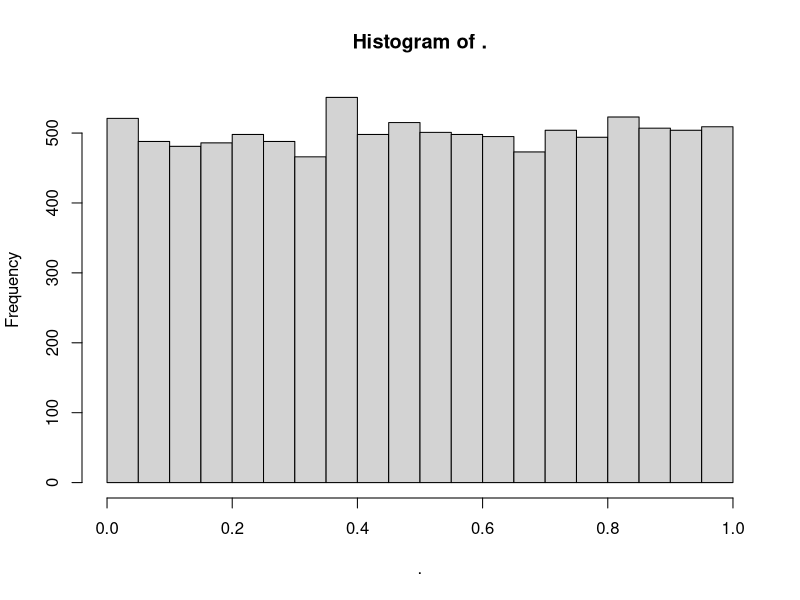

The R script that drew this image: (Note: this script raises an error after producing the figure.)
## ---- chunk 1
library(tidyverse)
library(viridis)
knitr::opts_chunk$set(
	echo = FALSE,
	warning = FALSE,
	message = FALSE,
	fig.width = 8, 
  fig.height = 6,
  out.width = "90%"
)
options(
  ggplot2.continuous.colour = "viridis",
  ggplot2.continuous.fill = "viridis"
)
scale_colour_discrete = scale_colour_viridis_d
scale_fill_discrete = scale_fill_viridis_d
theme_set(theme_minimal() + theme(legend.position = "bottom"))
## ---- chunk 2
set.seed(719)
data = runif(10000) %>% 
  tibble() %>% 
  rename("value" = ".")

data %>% 
  pull(value) %>% 
  hist(.)
## ---- chunk 3
p = c(0.017, 0.043, 0.1, 0.22, 0.41)
## ---- chunk 4
design3plus3 = function() {
  ntox = 0
  i = 1
  j = 1
  for (l in 1:2) {
    l = 1
    res = vector(mode = "list", length = 2)
    while (ntox < 3 && i %in% c(1:5) && j %in% 1:3333) {
      for (k in (3*(j-1)+1):(3*(j-1)+3)) {
        ntox = if_else(pull(data, value)[[k]] < p[[i]], (ntox + 1), ntox)
        res[[l]] = rbind(res, cbind(ntox, i, k))
      }
      if(ntox %in% c(1,2)) {
        for (k in (3*j+1):(3*j+3)) {
          ntox = if_else(pull(data, value)[[k]] < p[[i]], (ntox + 1), ntox)
          res[[l]] = rbind(res, cbind(ntox, i, k))
        }
        j = j + 1
      }
      ntox = 0
      i = i + 1
      j = j + 1
    }
    i = 1
    j = k/3
    ntox = 0
    l = l + 1
  }
  res = rbind(res)
  return(res)
}

design3plus3()
## ---- chunk 5
design3plus3()
## ---- chunk 6
design3plus3_repeat = function() {
  MTD = vector(mode = "list", length = 2)
  # res = NULL
  for (l in 1:2) {
    MTD[[l]] = design3plus3(0, 1, 1)
  }
  return(MTD)
}

design3plus3_repeat()
